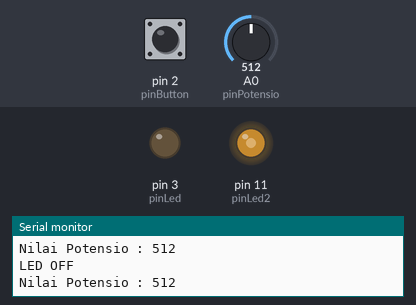
Bench run of a sketch on a simulated Arduino Uno, built with avr-gcc and run on an emulated ATmega328P. Shown: output pins drawn as LEDs (lit = HIGH), the last lines printed to the serial monitor. The inputs (shaded band) are chosen by the test bench; at power-on: pin 2 (pinButton) HIGH, A0 (pinPotensio) = 512.

Above: at 1.2 s.
1.3 s: pin 2 (pinButton) pulled LOW for 0.5 s
At 1.8 s:
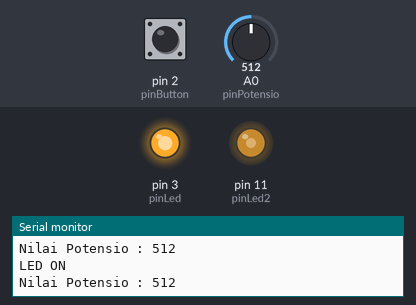
3.5 s: A0 (pinPotensio) set to 716
At 4.1 s:
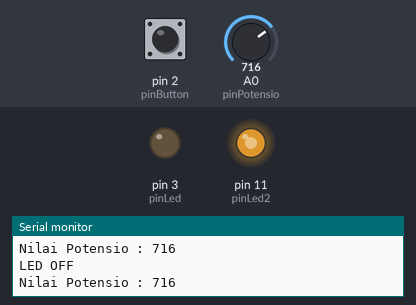
5.1 s: A0 (pinPotensio) set to 900
At 6.4 s:
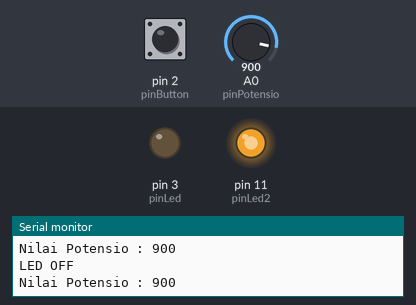
6.7 s: pin 2 (pinButton) pulled LOW for 1 s
At 7.7 s:
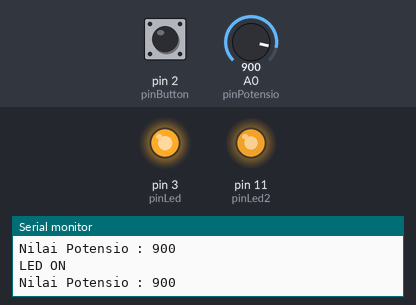
9.5 s: A0 (pinPotensio) set to 122
At 10.1 s:
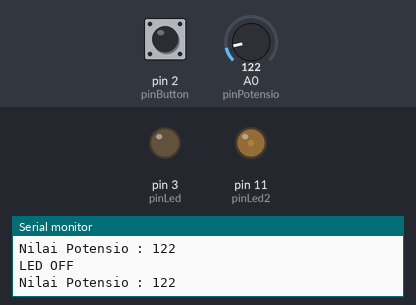
11.1 s: pin 2 (pinButton) pulled LOW for 0.5 s
At 11.41 s:
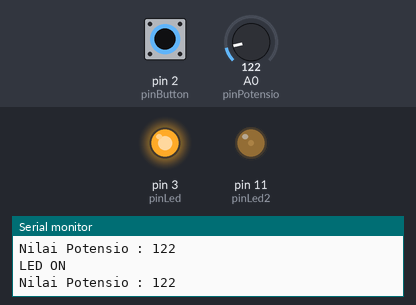
Timing chart, 0 to 14.1 s (numbered marks = the images above; inputs shaded):
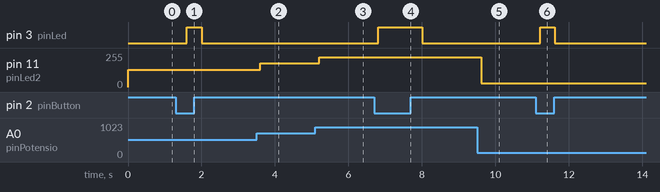

Measured:
- after the input at 1.3 s, pin 3 (pinLed): LOW → HIGH after 0.30 s, → LOW 0.40 s later
- after the input at 3.5 s, pin 11 (pinLed2): 128/255 → 179/255 after 0.11 s
- after the input at 5.1 s, pin 11 (pinLed2): 179/255 → 225/255 after 0.11 s
- after the input at 6.7 s, pin 3 (pinLed): LOW → HIGH after 0.11 s, → LOW 1.2 s later
- after the input at 9.5 s, pin 11 (pinLed2): 225/255 → 30/255 after 0.11 s
- after the input at 11.1 s, pin 3 (pinLed): LOW → HIGH after 0.12 s, → LOW 0.40 s later

The sketch:

pertemuan-3.ino
```cpp
#define pinButton 2
#define pinLed 3

#define pinPotensio A0
#define pinLed2 11

void setup() {
  Serial.begin(9600);

  Serial.println("Push Button & Potensiometer");

  pinMode(pinButton, INPUT_PULLUP);
  pinMode(pinLed, OUTPUT);
  pinMode(pinLed2, OUTPUT);
}

void loop() {
//  Serial.print("Nilai Push Button : ");
//  Serial.println(digitalRead(pinButton));

  if (digitalRead(pinButton) == LOW) {
    Serial.println("LED ON");
    digitalWrite(pinLed, HIGH);
  } else {
    digitalWrite(pinLed, LOW);
    Serial.println("LED OFF");
  }

  int valuePotensio = analogRead(pinPotensio);
  Serial.print("Nilai Potensio : ");
  Serial.println(valuePotensio);

  analogWrite(pinLed2, valuePotensio / 4);

  Serial.println();

  delay(400);
}
```
